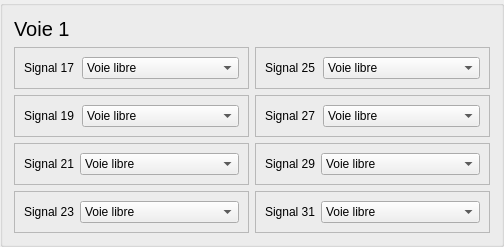
         <widget class="QGroupBox" name="groupBox_11">
          <property name="title">
           <string/>
          </property>
          <layout class="QGridLayout" name="gridLayout_107">
           <item row="4" column="0">
            <widget class="QFrame" name="frame_108">
             <property name="frameShape">
              <enum>QFrame::Shape::StyledPanel</enum>
             </property>
             <property name="frameShadow">
              <enum>QFrame::Shadow::Raised</enum>
             </property>
             <layout class="QGridLayout" name="gridLayout_108">
              <item row="0" column="0">
               <widget class="QLabel" name="label_108">
                <property name="text">
                 <string>Signal 23</string>
                </property>
               </widget>
              </item>
              <item row="0" column="1">
               <widget class="QComboBox" name="comboSig23">
                <item>
                 <property name="text">
                  <string>Voie libre</string>
                 </property>
                </item>
                <item>
                 <property name="text">
                  <string>Avertissement</string>
                 </property>
                </item>
                <item>
                 <property name="text">
                  <string>Sémaphore</string>
                 </property>
                </item>
                <item>
                 <property name="text">
                  <string>Carré</string>
                 </property>
                </item>
                <item>
                 <property name="text">
                  <string>Rappel Ralentissement</string>
                 </property>
                </item>
                <item>
                 <property name="text">
                  <string>Inactif</string>
                 </property>
                </item>
               </widget>
              </item>
             </layout>
            </widget>
           </item>
           <item row="1" column="1">
            <widget class="QFrame" name="frame_109">
             <property name="frameShape">
              <enum>QFrame::Shape::StyledPanel</enum>
             </property>
             <property name="frameShadow">
              <enum>QFrame::Shadow::Raised</enum>
             </property>
             <layout class="QGridLayout" name="gridLayout_109">
              <item row="0" column="1">
               <widget class="QComboBox" name="comboSig25">
                <property name="minimumSize">
                 <size>
                  <width>157</width>
                  <height>0</height>
                 </size>
                </property>
                <item>
                 <property name="text">
                  <string>Voie libre</string>
                 </property>
                </item>
                <item>
                 <property name="text">
                  <string>Avertissement</string>
                 </property>
                </item>
                <item>
                 <property name="text">
                  <string>Sémaphore</string>
                 </property>
                </item>
                <item>
                 <property name="text">
                  <string>Inactif</string>
                 </property>
                </item>
               </widget>
              </item>
              <item row="0" column="0">
               <widget class="QLabel" name="label_109">
                <property name="text">
                 <string>Signal 25</string>
                </property>
               </widget>
              </item>
             </layout>
            </widget>
           </item>
           <item row="2" column="1">
            <widget class="QFrame" name="frame_110">
             <property name="frameShape">
              <enum>QFrame::Shape::StyledPanel</enum>
             </property>
             <property name="frameShadow">
              <enum>QFrame::Shadow::Raised</enum>
             </property>
             <layout class="QGridLayout" name="gridLayout_110">
              <item row="0" column="0">
               <widget class="QLabel" name="label_110">
                <property name="text">
                 <string>Signal 27</string>
                </property>
               </widget>
              </item>
              <item row="0" column="1">
               <widget class="QComboBox" name="comboSig27">
                <property name="minimumSize">
                 <size>
                  <width>157</width>
                  <height>0</height>
                 </size>
                </property>
                <item>
                 <property name="text">
                  <string>Voie libre</string>
                 </property>
                </item>
                <item>
                 <property name="text">
                  <string>Avertissement</string>
                 </property>
                </item>
                <item>
                 <property name="text">
                  <string>Sémaphore</string>
                 </property>
                </item>
                <item>
                 <property name="text">
                  <string>Ralentissement</string>
                 </property>
                </item>
                <item>
                 <property name="text">
                  <string>Inactif</string>
                 </property>
                </item>
               </widget>
              </item>
             </layout>
            </widget>
           </item>
           <item row="4" column="1">
            <widget class="QFrame" name="frame_111">
             <property name="frameShape">
              <enum>QFrame::Shape::StyledPanel</enum>
             </property>
             <property name="frameShadow">
              <enum>QFrame::Shadow::Raised</enum>
             </property>
             <layout class="QGridLayout" name="gridLayout_111">
              <item row="0" column="0">
               <widget class="QLabel" name="label_111">
                <property name="text">
                 <string>Signal 31</string>
                </property>
               </widget>
              </item>
              <item row="0" column="1">
               <widget class="QComboBox" name="comboSig31">
                <item>
                 <property name="text">
                  <string>Voie libre</string>
                 </property>
                </item>
                <item>
                 <property name="text">
                  <string>Avertissement</string>
                 </property>
                </item>
                <item>
                 <property name="text">
                  <string>Sémaphore</string>
                 </property>
                </item>
                <item>
                 <property name="text">
                  <string>Carré</string>
                 </property>
                </item>
                <item>
                 <property name="text">
                  <string>Rappel Ralentissement</string>
                 </property>
                </item>
                <item>
                 <property name="text">
                  <string>Inactif</string>
                 </property>
                </item>
               </widget>
              </item>
             </layout>
            </widget>
           </item>
           <item row="2" column="0">
            <widget class="QFrame" name="frame_112">
             <property name="frameShape">
              <enum>QFrame::Shape::StyledPanel</enum>
             </property>
             <property name="frameShadow">
              <enum>QFrame::Shadow::Raised</enum>
             </property>
             <layout class="QHBoxLayout" name="horizontalLayout_5">
              <item>
               <widget class="QLabel" name="label_112">
                <property name="text">
                 <string>Signal 19</string>
                </property>
               </widget>
              </item>
              <item>
               <widget class="QComboBox" name="comboSig19">
                <property name="minimumSize">
                 <size>
                  <width>157</width>
                  <height>0</height>
                 </size>
                </property>
                <item>
                 <property name="text">
                  <string>Voie libre</string>
                 </property>
                </item>
                <item>
                 <property name="text">
                  <string>Avertissement</string>
                 </property>
                </item>
                <item>
                 <property name="text">
                  <string>Sémaphore</string>
                 </property>
                </item>
                <item>
                 <property name="text">
                  <string>Ralentissement</string>
                 </property>
                </item>
                <item>
                 <property name="text">
                  <string>Inactif</string>
                 </property>
                </item>
               </widget>
              </item>
             </layout>
            </widget>
           </item>
           <item row="3" column="1">
            <widget class="QFrame" name="frame_113">
             <property name="frameShape">
              <enum>QFrame::Shape::StyledPanel</enum>
             </property>
             <property name="frameShadow">
              <enum>QFrame::Shadow::Raised</enum>
             </property>
             <layout class="QGridLayout" name="gridLayout_112">
              <item row="0" column="0">
               <widget class="QLabel" name="label_113">
                <property name="text">
                 <string>Signal 29</string>
                </property>
               </widget>
              </item>
              <item row="0" column="1">
               <widget class="QComboBox" name="comboSig29">
                <item>
                 <property name="text">
                  <string>Voie libre</string>
                 </property>
                </item>
                <item>
                 <property name="text">
                  <string>Avertissement</string>
                 </property>
                </item>
                <item>
                 <property name="text">
                  <string>Sémaphore</string>
                 </property>
                </item>
                <item>
                 <property name="text">
                  <string>Carré</string>
                 </property>
                </item>
                <item>
                 <property name="text">
                  <string>Ralentissement</string>
                 </property>
                </item>
                <item>
                 <property name="text">
                  <string>Rappel Ralentissement</string>
                 </property>
                </item>
                <item>
                 <property name="text">
                  <string>Inactif</string>
                 </property>
                </item>
               </widget>
              </item>
             </layout>
            </widget>
           </item>
           <item row="1" column="0">
            <widget class="QFrame" name="frame_114">
             <property name="frameShape">
              <enum>QFrame::Shape::StyledPanel</enum>
             </property>
             <property name="frameShadow">
              <enum>QFrame::Shadow::Raised</enum>
             </property>
             <layout class="QGridLayout" name="gridLayout_113">
              <item row="0" column="0">
               <widget class="QLabel" name="label_114">
                <property name="text">
                 <string>Signal 17</string>
                </property>
               </widget>
              </item>
              <item row="0" column="1">
               <widget class="QComboBox" name="comboSig17">
                <property name="minimumSize">
                 <size>
                  <width>157</width>
                  <height>0</height>
                 </size>
                </property>
                <item>
                 <property name="text">
                  <string>Voie libre</string>
                 </property>
                </item>
                <item>
                 <property name="text">
                  <string>Avertissement</string>
                 </property>
                </item>
                <item>
                 <property name="text">
                  <string>Sémaphore</string>
                 </property>
                </item>
                <item>
                 <property name="text">
                  <string>Inactif</string>
                 </property>
                </item>
               </widget>
              </item>
             </layout>
            </widget>
           </item>
           <item row="3" column="0">
            <widget class="QFrame" name="frame_115">
             <property name="frameShape">
              <enum>QFrame::Shape::StyledPanel</enum>
             </property>
             <property name="frameShadow">
              <enum>QFrame::Shadow::Raised</enum>
             </property>
             <layout class="QGridLayout" name="gridLayout_114">
              <item row="0" column="1">
               <widget class="QComboBox" name="comboSig21">
                <item>
                 <property name="text">
                  <string>Voie libre</string>
                 </property>
                </item>
                <item>
                 <property name="text">
                  <string>Avertissement</string>
                 </property>
                </item>
                <item>
                 <property name="text">
                  <string>Sémaphore</string>
                 </property>
                </item>
                <item>
                 <property name="text">
                  <string>Carré</string>
                 </property>
                </item>
                <item>
                 <property name="text">
                  <string>Ralentissement</string>
                 </property>
                </item>
                <item>
                 <property name="text">
                  <string>Rappel Ralentissement</string>
                 </property>
                </item>
                <item>
                 <property name="text">
                  <string>Inactif</string>
                 </property>
                </item>
               </widget>
              </item>
              <item row="0" column="0">
               <widget class="QLabel" name="label_115">
                <property name="text">
                 <string>Signal 21</string>
                </property>
               </widget>
              </item>
             </layout>
            </widget>
           </item>
           <item row="0" column="0" colspan="2">
            <widget class="QLabel" name="label_41">
             <property name="font">
              <font>
               <pointsize>15</pointsize>
              </font>
             </property>
             <property name="text">
              <string>Voie 1</string>
             </property>
            </widget>
           </item>
          </layout>
         </widget>
